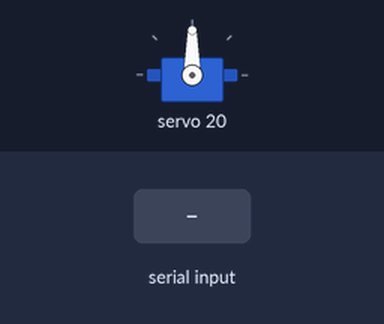
Recording of a sketch running on a simulated ESP32. Parts: servo. The test bench sets the inputs (shaded band). What the sketch prints to the serial monitor is not drawn.

Above: at 1.2 s.
1.3 s: "OPEN\n" received over Serial
At 2.3 s:
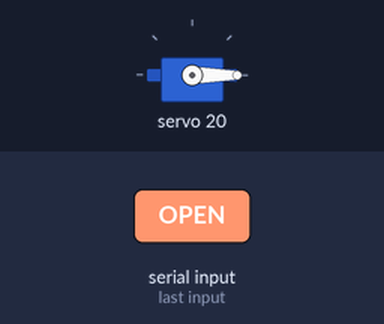
2.8 s: "MANUAL_OPEN\n" received over Serial
5.8 s: "MANUAL_DENY\n" received over Serial
Timing chart, 0 to 8.8 s (numbered marks = the images above; inputs shaded):
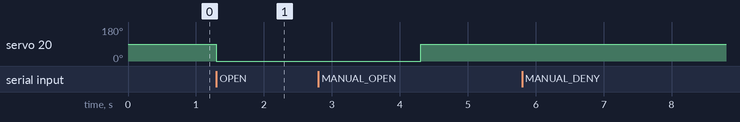

Measured:
- after the input at 1.3 s, servo 20: 90° → 0° at once
- after the input at 5.8 s, every drawn part: stays the same

The sketch:

servo_door_controller.ino
```cpp
#include <ESP32Servo.h>

Servo doorServo;
const int servoPin = "PIN connected to the ESP32";

bool doorOpen = false;
unsigned long doorOpenTime = 0;
const unsigned long autoCloseDelay = 3000;

void setup() {
  Serial.begin(115200);
  doorServo.attach(servoPin);
  doorServo.write(90);
  Serial.println("System ready - awaiting commands...");
}

void loop() {
  if (Serial.available() > 0) {
    String command = Serial.readStringUntil('\n');
    command.trim();

    Serial.print("Received command: ");
    Serial.println(command);

    if ((command == "OPEN" || command == "MANUAL_OPEN") && !doorOpen) {
      openDoor();
    }
    else if (command == "MANUAL_DENY") {
      Serial.println("Access denied via Telegram");
    }
  }

  if (doorOpen && millis() - doorOpenTime > autoCloseDelay) {
    Serial.println("⌛️ Time's up - closing the door.");
    closeDoor();
  }

  delay(100);
}

void openDoor() {
  doorServo.write(0);
  doorOpen = true;
  doorOpenTime = millis();
  Serial.println("🚪 The door is open (in the other direction) for 3 seconds.");
}

void closeDoor() {
  doorServo.write(90);
  doorOpen = false;
  Serial.println("🚪The door is closed.");
}
```
